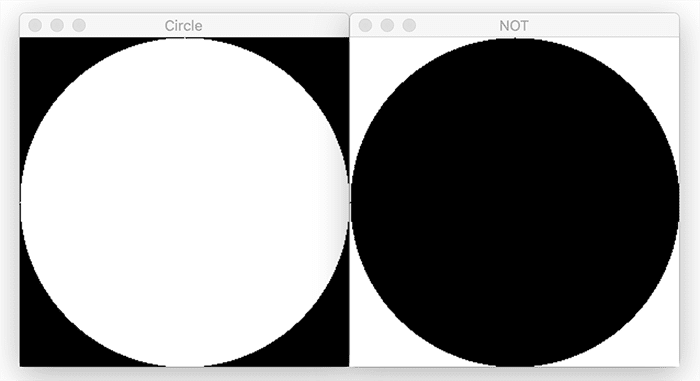
#> input picture OpenCV/Img/opencv_bitwise_not.webp, 700 x 381 px, found by its file name
$ python 'Bitwise Image.py'
#> lines starting #> are read from the running program, lines starting #| are printed output that depends on the picture

import cv2

# and
# cv2.bitwise_and(source1, source2, destination, mask)

path1 = r"D:\Project Python AI\OpenCV\Img\opencv_bitwise_not.webp"
path2 = r"D:\Project Python AI\OpenCV\Img\opencv_bitwise_not.webp"

img1 = cv2.imread(path1)
#> img1 is the input picture: shape (381, 700, 3); min 0, max 255, mean 147.1
img2 = cv2.imread(path2)

# mau den la 0 mau trang la 1
dest_and = cv2.bitwise_and(img2, img1, mask = None)
dest_or = cv2.bitwise_or(img2, img1, mask = None)
dest_xor = cv2.bitwise_xor(img2, img1, mask = None)
#> dest_xor: shape (381, 700, 3); every value is 0
dest_not = cv2.bitwise_not(img2, img1, mask = None)
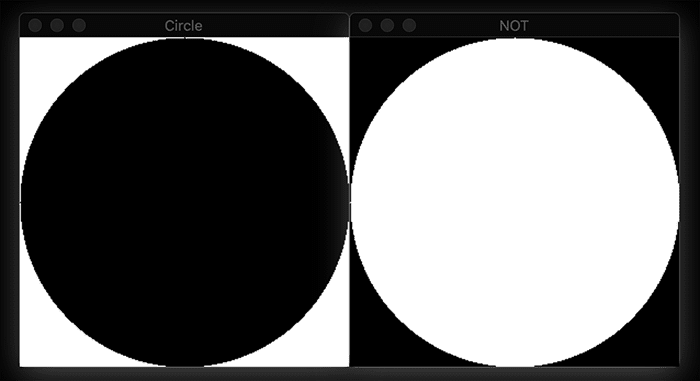
#> dest_not: shape (381, 700, 3); min 0, max 255, mean 107.9

cv2.imshow("anh 1", img1)
cv2.imshow("anh 2", img2)
cv2.imshow("anh dest_and", dest_xor)

#0xff == 27 la nut esc
if cv2.waitKey(0) & 0xff == 27:
#> (key Esc is pressed here)
    cv2.destroyAllWindows()

$ run again, with OpenCV/Img/he-mau-rgb.png saved as OpenCV/Img/opencv_bitwise_not.webp
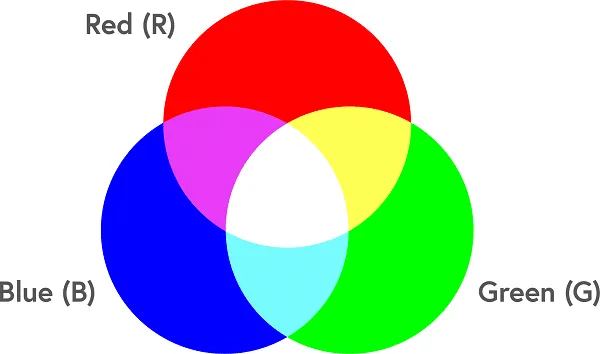
#> input picture OpenCV/Img/he-mau-rgb.png, 600 x 354 px, found by its file name
#> img1 is the input picture: shape (354, 600, 3); mean B, G, R 194.7, 194.2, 195.4
#> dest_xor: shape (354, 600, 3); every value is 0
#> `dest_not = cv2.bitwise_not(img2, img1, mask = None)`:
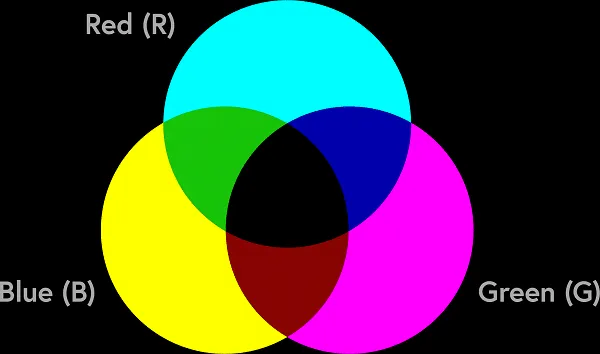
#> dest_not: shape (354, 600, 3); mean B, G, R 60.3, 60.8, 59.6
